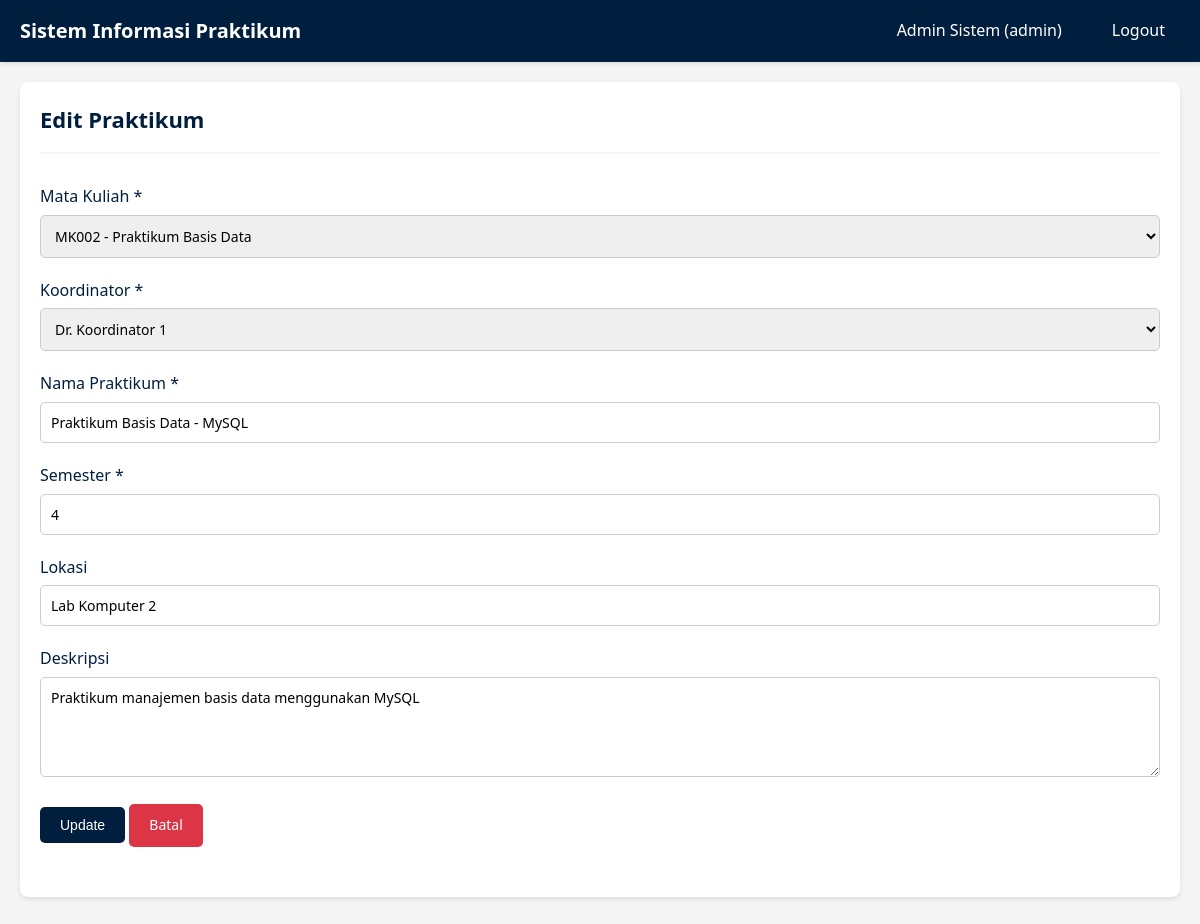
The app's page /admin/praktikum_edit.php?id=2 (signed in) with its own data.
### tables this page shows
CREATE TABLE IF NOT EXISTS praktikum (
    id INT AUTO_INCREMENT PRIMARY KEY,
    mata_kuliah_id INT NOT NULL,
    koordinator_id INT NOT NULL,
    nama_praktikum VARCHAR(100) NOT NULL,
    semester INT NOT NULL,
    lokasi VARCHAR(100),
    deskripsi TEXT,
    FOREIGN KEY (mata_kuliah_id) REFERENCES mata_kuliah(id) ON DELETE CASCADE,
    FOREIGN KEY (koordinator_id) REFERENCES koordinator(id) ON DELETE CASCADE
);

CREATE TABLE IF NOT EXISTS mata_kuliah (
    id INT AUTO_INCREMENT PRIMARY KEY,
    kode_mk VARCHAR(20) UNIQUE NOT NULL,
    nama_mk VARCHAR(100) NOT NULL,
    semester INT NOT NULL,
    sks INT NOT NULL
);

CREATE TABLE IF NOT EXISTS koordinator (
    id INT AUTO_INCREMENT PRIMARY KEY,
    user_id INT,
    nama VARCHAR(100) NOT NULL,
    email VARCHAR(100),
    no_hp VARCHAR(20),
    FOREIGN KEY (user_id) REFERENCES users(id) ON DELETE SET NULL
);

### admin/praktikum_edit.php (the view, shortened to what this page needs)
<?php
require_once '../config/database.php';
$id = $_GET['id'] ?? '';
$praktikum = $conn->query("SELECT * FROM praktikum WHERE id = " . intval($id))->fetch_assoc();
$mata_kuliah = $conn->query("SELECT * FROM mata_kuliah ORDER BY nama_mk");
$koordinator = $conn->query("SELECT * FROM koordinator ORDER BY nama");
?>
<!DOCTYPE html>
<html lang="id">
<head>
    <link rel="stylesheet" href="../assets/css/style.css">
</head>
<body>
    <?php include '../includes/navbar.php'; ?>
    <div class="container">
        <div class="card">
            <div class="card-header">
                <h2>Edit Praktikum</h2>
            </div>
            <div class="card-body">
                <form method="POST" action="">
                    <div class="form-group">
                        <label for="mata_kuliah_id">Mata Kuliah *</label>
                        <select id="mata_kuliah_id" name="mata_kuliah_id" required>
                            <?php while ($mk = $mata_kuliah->fetch_assoc()): ?>
                                <option value="<?php echo $mk['id']; ?>" <?php echo $mk['id'] == $praktikum['mata_kuliah_id'] ? 'selected' : ''; ?>>
                                    <?php echo htmlspecialchars($mk['kode_mk'] . ' - ' . $mk['nama_mk']); ?>
                                </option>
                            <?php endwhile; ?>
                        </select>
                    </div>
                    <div class="form-group">
                        <label for="koordinator_id">Koordinator *</label>
                        <select id="koordinator_id" name="koordinator_id" required>
                            <?php while ($k = $koordinator->fetch_assoc()): ?>
                                <option value="<?php echo $k['id']; ?>" <?php echo $k['id'] == $praktikum['koordinator_id'] ? 'selected' : ''; ?>>
                                    <?php echo htmlspecialchars($k['nama']); ?>
                                </option>
                            <?php endwhile; ?>
                        </select>
                    </div>
                    <div class="form-group">
                        <label for="nama_praktikum">Nama Praktikum *</label>
                        <input type="text" id="nama_praktikum" name="nama_praktikum" value="<?php echo htmlspecialchars($praktikum['nama_praktikum']); ?>" required>
                    </div>
                    <div class="form-group">
                        <label for="semester">Semester *</label>
                        <input type="number" id="semester" name="semester" min="1" max="14" value="<?php echo $praktikum['semester']; ?>" required>
                    </div>
                    <div class="form-group">
                        <label for="lokasi">Lokasi</label>
                        <input type="text" id="lokasi" name="lokasi" value="<?php echo htmlspecialchars($praktikum['lokasi'] ?? ''); ?>">
                    </div>
                    <div class="form-group">
                        <label for="deskripsi">Deskripsi</label>
                        <textarea id="deskripsi" name="deskripsi"><?php echo htmlspecialchars($praktikum['deskripsi'] ?? ''); ?></textarea>
                    </div>
                    <div class="form-group">
                        <button type="submit" class="btn btn-primary">Update</button>
                        <a href="praktikum.php" class="btn btn-danger">Batal</a>
                    </div>
                </form>
            </div>
        </div>
    </div>
</body>
</html>

### assets/css/style.css (style rules this page uses)
* { margin: 0; padding: 0; box-sizing: border-box; }
:root { --navy-blue: #001f3f; --navy-blue-light: #003d7a; --navy-blue-dark: #001529; --black: #000000; --white: #ffffff; --gray-light: #f5f5f5; --gray: #cccccc; --gray-dark: #666666; --success: #28a745; --danger: #dc3545; --warning: #ffc107; --info: #17a2b8; }
body { font-family: 'Segoe UI', Tahoma, Geneva, Verdana, sans-serif; background-color: var(--gray-light); color: var(--black); line-height: 1.6; }
.container { max-width: 1200px; margin: 0 auto; padding: 20px; }
.card { background: var(--white); border-radius: 8px; padding: 20px; margin-bottom: 20px; box-shadow: 0 2px 5px rgba(0, 0, 0, 0.1); }
.card-header { border-bottom: 2px solid var(--gray-light); padding-bottom: 15px; margin-bottom: 20px; }
.card-header h2 { color: var(--navy-blue); font-size: 22px; }
.card-body { padding: 10px 0; }
.btn { padding: 10px 20px; border: none; border-radius: 5px; cursor: pointer; font-size: 14px; text-decoration: none; display: inline-block; transition: all 0.3s; text-align: center; }
.btn-primary { background-color: var(--navy-blue); color: var(--white); }
.btn-danger { background-color: var(--danger); color: var(--white); }
.form-group { margin-bottom: 20px; }
.form-group label { display: block; margin-bottom: 5px; color: var(--navy-blue); font-weight: 500; }
.form-group input, .form-group select, .form-group textarea { width: 100%; padding: 10px; border: 1px solid var(--gray); border-radius: 5px; font-size: 14px; font-family: inherit; }
.form-group textarea { resize: vertical; min-height: 100px; }

### records on screen
praktikum: mata_kuliah_id "MK002 - Praktikum Basis Data", koordinator_id "Dr. Koordinator 1", nama_praktikum "Praktikum Basis Data - MySQL", semester "4", lokasi "Lab Komputer 2", deskripsi "Praktikum manajemen basis data menggunakan MySQL"

### other values on screen
$currentUser['nama'] "Admin Sistem"
$currentUser['role'] "admin"
